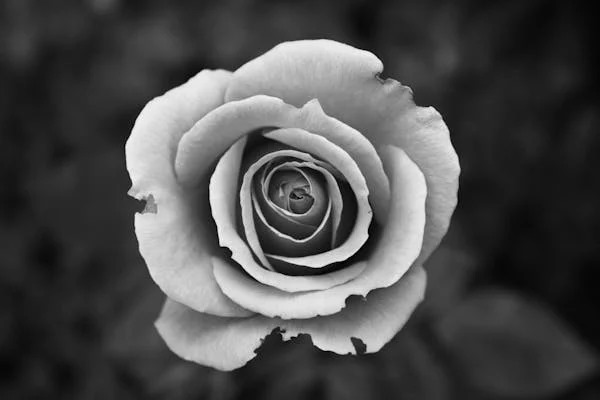
#> input picture DIPLAB/FT1.jpg, 600 x 400 px, found by its file name
$ python DIP4.py
#> lines starting #> are read from the running program, lines starting #| are printed output that depends on the picture; after the words box and inside, x2 and y2 are one past the last pixel; in counts of white or black regions, pixels touching at a corner belong together
import cv2
import numpy as np
import matplotlib.pyplot as plt

# Load image in grayscale
image = cv2.imread("D:\\DIPLAB\\FT1.jpg", cv2.IMREAD_GRAYSCALE)
#> image is the input picture: shape (400, 600); min 0, max 253, mean 76.7

if image is None:
    raise ValueError("Image not found. Check the file path!")

# Compute DFT (Fourier Transform) and shift zero frequency to the center
dft = np.fft.fft2(image)
dft_shift = np.fft.fftshift(dft)

# Get image dimensions
rows, cols = image.shape
#> rows = 400; cols = 600
crow, ccol = rows // 2 , cols // 2
#> crow = 200; ccol = 300

# Create different filters
def create_filter(filter_type, cutoff, order=2):
    """Creates low-pass or high-pass filters."""
#> called with filter_type = 'lowpass', cutoff = 50, order = 2
    mask = np.zeros((rows, cols), np.float32)
    for u in range(rows):
        for v in range(cols):
            D = np.sqrt((u - crow) ** 2 + (v - ccol) ** 2)  # Distance from center

            if filter_type == "lowpass":
                mask[u, v] = 1 if D <= cutoff else 0  # Ideal LPF
            elif filter_type == "highpass":
                mask[u, v] = 0 if D <= cutoff else 1  # Ideal HPF
            elif filter_type == "butterworth_lowpass":
                mask[u, v] = 1 / (1 + (D / cutoff) ** (2 * order))  # BLPF
            elif filter_type == "butterworth_highpass":
                mask[u, v] = 1 - (1 / (1 + (D / cutoff) ** (2 * order)))  # BHPF
            elif filter_type == "gaussian_lowpass":
                mask[u, v] = np.exp(-(D**2) / (2 * (cutoff**2)))  # GLPF
            elif filter_type == "gaussian_highpass":
                mask[u, v] = 1 - np.exp(-(D**2) / (2 * (cutoff**2)))  # GHPF
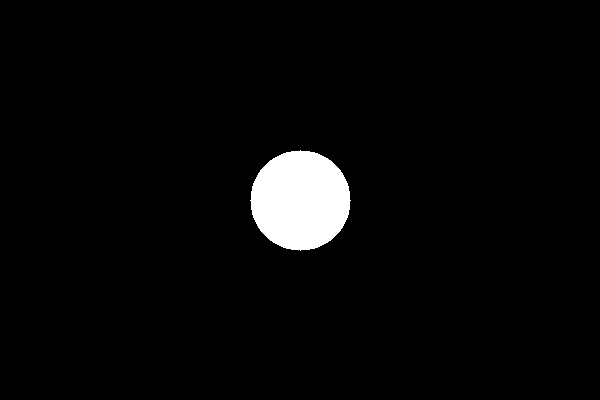
#> mask: shape (400, 600) float32; values 0 (black) and 1 (white), 3.3% white; 1 white region, box (x1, y1, x2, y2) and area: (250, 150, 351, 251) 7845

    return mask

# Apply filters
cutoff = 50  # Adjust cutoff frequency
order = 2    # Butterworth order

lpf_ideal = create_filter("lowpass", cutoff)
hpf_ideal = create_filter("highpass", cutoff)
lpf_gaussian = create_filter("gaussian_lowpass", cutoff)
#> call 3 of create_filter, with filter_type = 'gaussian_lowpass', cutoff = 50, order = 2
#> after the loop in create_filter (call 3), `for u in range(rows):`:
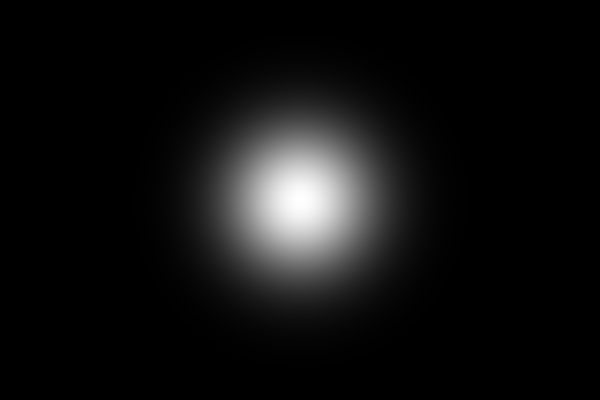
#> mask: shape (400, 600) float32; min 5.11e-12, max 1, mean 0.0654
hpf_gaussian = create_filter("gaussian_highpass", cutoff)
#> call 4 of create_filter, with filter_type = 'gaussian_highpass', cutoff = 50, order = 2
#> after the loop in create_filter (call 4), `for u in range(rows):`:
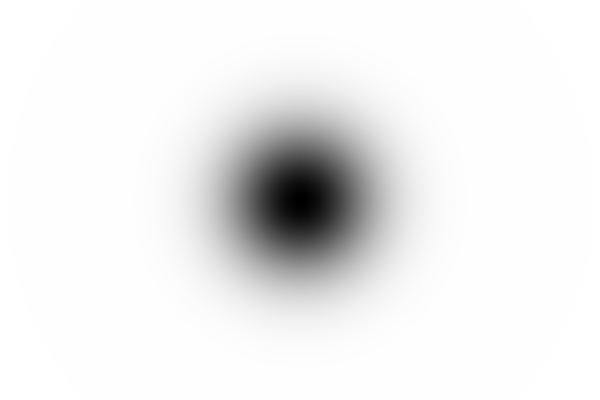
#> mask: shape (400, 600) float32; min 0, max 1, mean 0.935
lpf_butterworth = create_filter("butterworth_lowpass", cutoff, order)
#> after the loop in create_filter (call 5), `for u in range(rows):`:
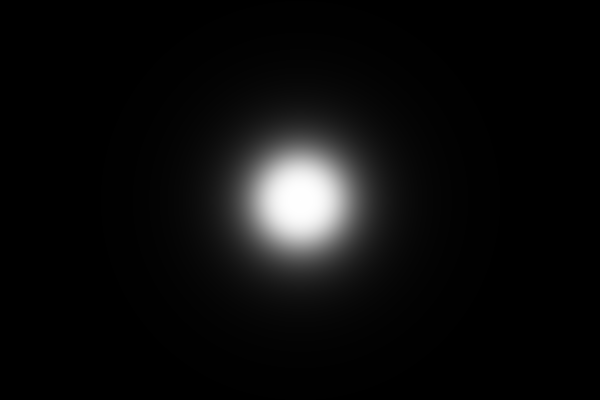
#> mask: shape (400, 600) float32; min 0.00037, max 1, mean 0.0502
hpf_butterworth = create_filter("butterworth_highpass", cutoff, order)
#> after the loop in create_filter (call 6), `for u in range(rows):`:
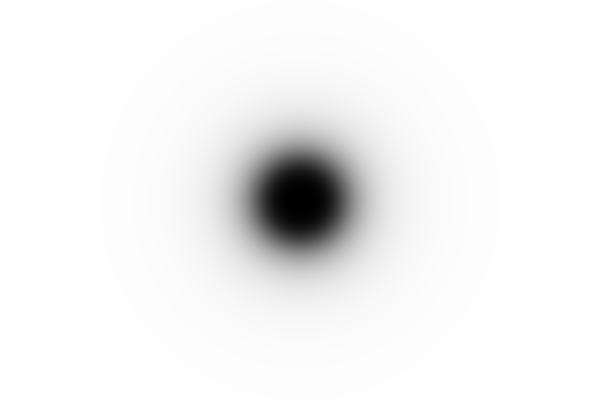
#> mask: shape (400, 600) float32; min 0, max 1, mean 0.95

# Function to apply filter in frequency domain
def apply_filter(dft_shift, filter_mask):
    dft_filtered = dft_shift * filter_mask
    dft_inverse = np.fft.ifftshift(dft_filtered)  # Shift back
    img_filtered = np.fft.ifft2(dft_inverse)  # Inverse DFT
    return np.abs(img_filtered)  # Take magnitude

# Apply filters
img_lpf_ideal = apply_filter(dft_shift, lpf_ideal)
img_hpf_ideal = apply_filter(dft_shift, hpf_ideal)
#> in apply_filter (call 2), `return np.abs(img_filtered)`:
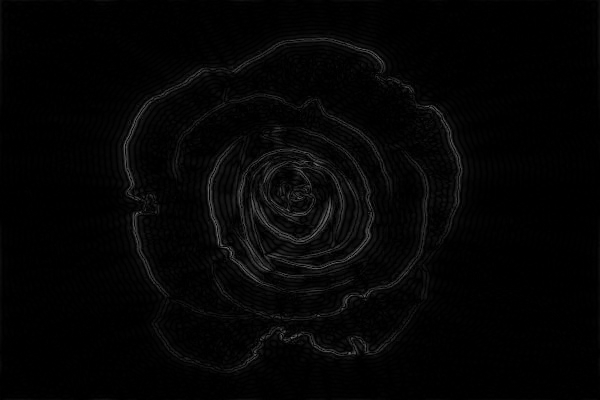
#> returned value: shape (400, 600) float64; min 4.87e-06, max 112, mean 5
img_lpf_gaussian = apply_filter(dft_shift, lpf_gaussian)
img_hpf_gaussian = apply_filter(dft_shift, hpf_gaussian)
#> in apply_filter (call 4), `return np.abs(img_filtered)`:
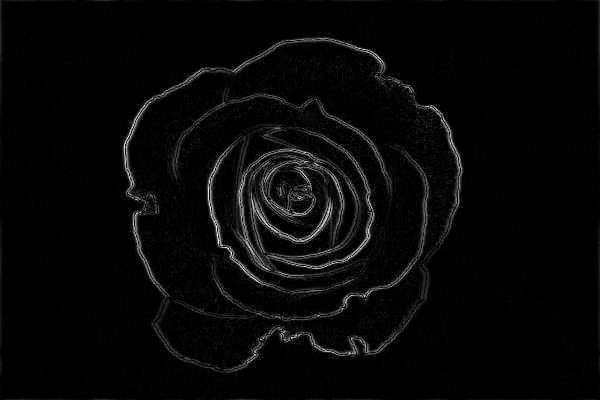
#> returned value: shape (400, 600) float64; min 4.67e-08, max 95.43, mean 2.9; drawn with min black and max white
img_lpf_butterworth = apply_filter(dft_shift, lpf_butterworth)
img_hpf_butterworth = apply_filter(dft_shift, hpf_butterworth)

# Display results
titles = ["Original", "Ideal LPF", "Gaussian LPF", "Butterworth LPF",
          "Ideal HPF", "Gaussian HPF", "Butterworth HPF"]
images = [image, img_lpf_ideal, img_lpf_gaussian, img_lpf_butterworth,
          img_hpf_ideal, img_hpf_gaussian, img_hpf_butterworth]

plt.figure(figsize=(12, 8))
for i in range(7):
    plt.subplot(3, 3, i+1)
    plt.imshow(images[i], cmap='gray')
    plt.title(titles[i])
    plt.axis('off')
plt.tight_layout()
plt.show()

$ run again, with DIPLAB/dip.img.jpg copied over DIPLAB/FT1.jpg
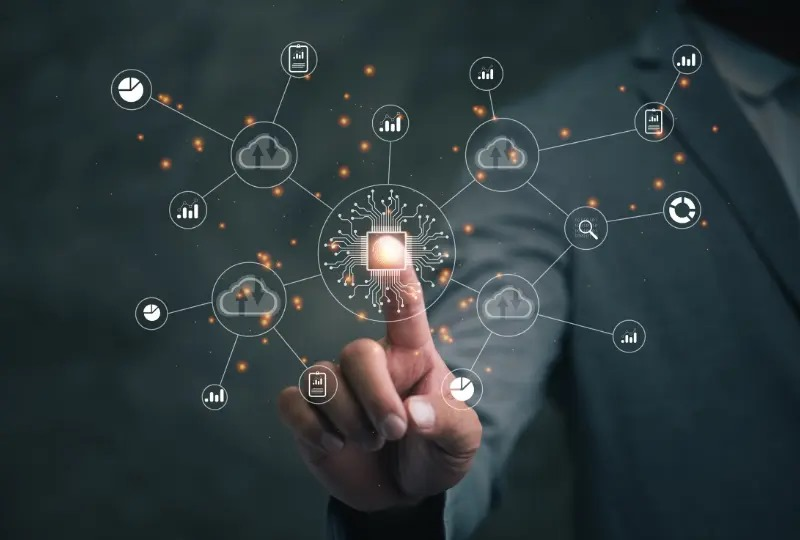
#> input picture DIPLAB/dip.img.jpg, 800 x 540 px, found by its file name
#> after the loop in create_filter, `for u in range(rows):`:
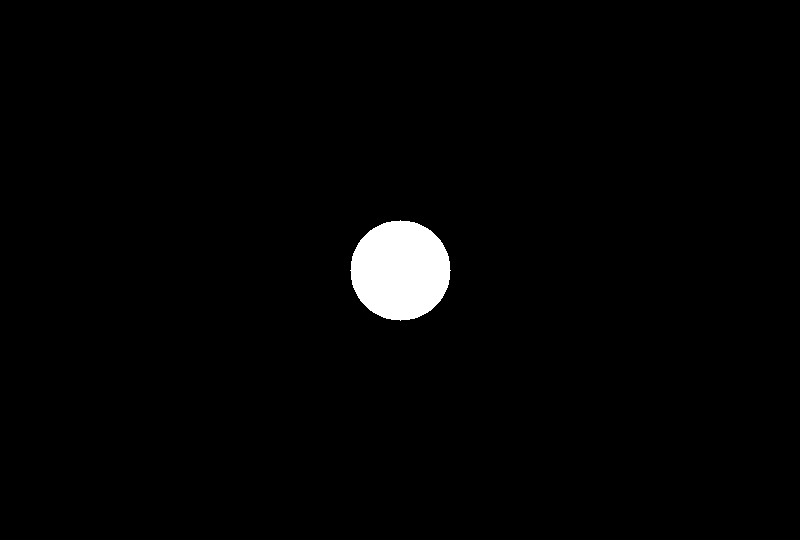
#> mask: shape (540, 800) float32; values 0 (black) and 1 (white), 1.8% white; 1 white region, box (x1, y1, x2, y2) and area: (350, 220, 451, 321) 7845
#> in apply_filter (call 3), `return np.abs(img_filtered)`:
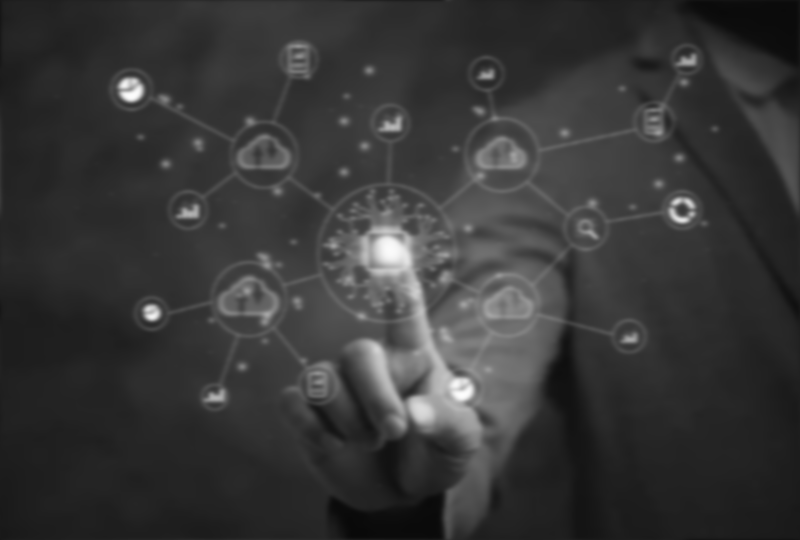
#> returned value: shape (540, 800) float64; min 9.06, max 253.4, mean 55.7
